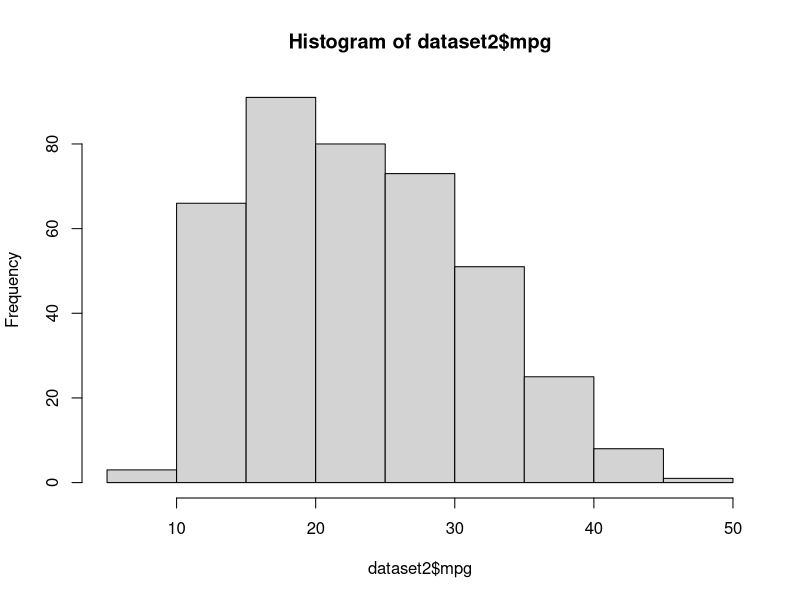
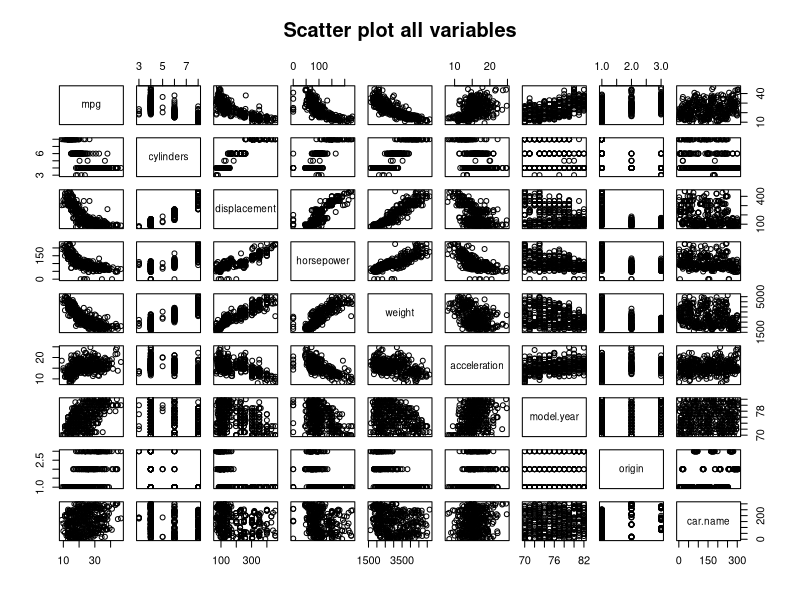
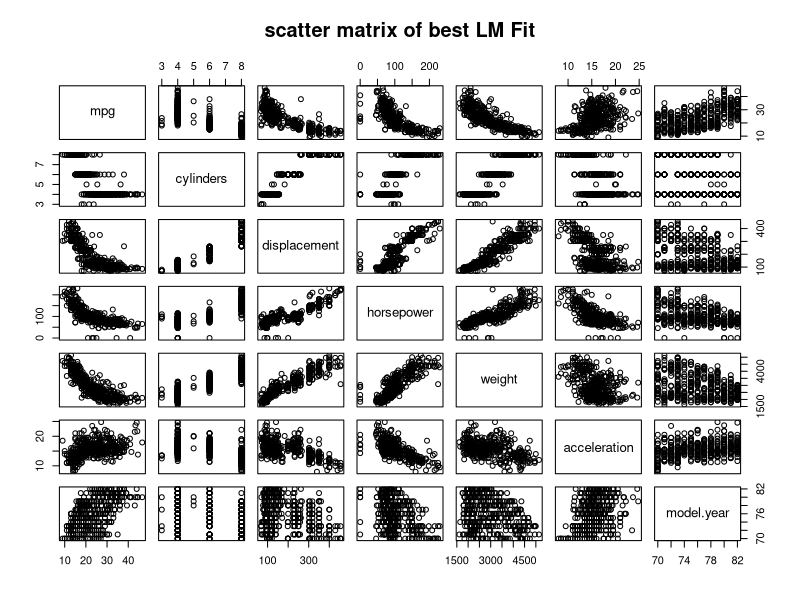

Here is the R script that generated these plots, in order: (Note: this script raises an error after producing the figures.)

# Data Mining and Machine Learning continuous Assessment
# A00279933
# by
# K R ROOPESH BHARATWAJ

#PART 2- POLYNOMIAL  REGRESSION

# Step 1: Data Preprocessing 

# 1.1 Importing the dataset

install.packages('ggplot2')
library(ggplot2)
install.packages('caTools')
library(caTools)

dataset2 =read.csv("mpg.csv",header= TRUE, sep=",")
dataset2
summary(dataset2)
set.seed(200)

# 1.2 Splitting the dataset(80% for the Train and 20% for the Test)

index <-sample(1: nrow(dataset2), size=0.8*nrow(dataset2))
train =dataset2[index,]
test= dataset2[-index,]
colnames(train)
colnames(test)
summary(dataset2$mpg)
hist(dataset2$mpg)

#  1.3 scatter matrix for each variable 

plot(dataset2[1:9], main ="Scatter plot all variables")

#  1.4 scatter matrix of best fit in Linear Model

pairs(~ mpg+ cylinders+ displacement + horsepower + weight + acceleration  + model.year, data=dataset2, main="scatter matrix of best LM Fit")


# Step 2: Fitting Polynomial Regression with best model from linear regression

# Step 2.1: Data Model 1 # with degree 2

prmodel <- lm( mpg ~ poly( cylinders,displacement , horsepower, weight, origin  ,acceleration  , model.year, degree =2, raw =T),data=train)
summary(prmodel) # Multiple R-squared:  0.8896,	Adjusted R-squared:  0.8759 

# step 2.2 Model 2 # when degree is 3

prmodel1 <- lm( mpg ~ poly( cylinders,displacement , weight, origin  ,acceleration  , model.year,degree =3, raw =T),data=train )
summary(prmodel1) #Multiple R-squared:  0.9324,	Adjusted R-squared:  0.9088 

# step 2.3 Model 3 # when degree is 4, removing Horsepower because of High P value
prmodel2 <- lm( mpg ~ poly(cylinders,displacement , weight, origin  ,acceleration  , model.year,degree =4, raw =T), data=train)
summary(prmodel2) # 0.9664,	Adjusted R-squared:  0.9211 

# step 2.4 Model 4 # when degree is 5
prmodel3 <- lm( mpg ~ poly(cylinders,displacement , weight, origin  ,acceleration  , model.year,degree =5, raw =T), data=train)
summary(prmodel3)  # Multiple R-squared:      1,	Adjusted R-squared:    NaN ### (suspicious levels)

# step 2.5 Model 5 # when degree is 10 # for checking purpose only
prmodel4 <- lm( mpg ~ poly(cylinders,displacement , weight, origin  ,acceleration  , model.year,degree =10, raw =T), data=train)
summary(prmodel4) # Multiple R-squared:      1,	Adjusted R-squared:    NaN ### ### (suspicious levels)


#RESULT MODEL 1 IS BETTER THAN ALL OTHER MODELS


# Step 3: Predicting the Test set results (Prediction on Models)

# Step 3.1 Prediction on Model 1 

prediction1 = predict(prmodel,test)
predict(prmodel,test, interval = "confidence")
predict(prmodel,test, interval = "predict")

#
# Step 3.3 Prediction on Model 3
prediction3 = predict(prmodel2,test)
predict(prmodel2,test, interval = "confidence")
predict(prmodel2,test, interval = "predict")

# Step 3.4 Prediction on Model 4
prediction4 = predict(prmodel3,test)
predict(prmodel3,test, interval = "confidence")
predict(prmodel3,test, interval = "predict")


# Step 3.4 Prediction on Model 4
prediction5 = predict(prmodel4,test)
predict(prmodel4,test, interval = "confidence")
predict(prmodel4,test, interval = "predict")

# step 3.6 RSME calculation for models

# for model 1
sqrt(mean((test$mpg - prediction1)^2)) # 2.116572 # best one with lowest RMSE 
# for model 2
sqrt(mean((test$mpg - prediction2)^2)) # 3.115849  # ok, but still high compared with 2.11 
# for model 3
sqrt(mean((test$mpg - prediction3)^2)) # 58.31147 # over fitted
# for model 4
sqrt(mean((test$mpg - prediction4)^2)) # 117849   # over fitted
# for model 5
sqrt(mean((test$mpg - prediction5)^2))  # 704280007 # over fitted

# RESULT OF PREDICTION IS model 1 is better than other model 

# STEP 4 PLOTTING 

# Plotting the predicted values for the data set using the polynomial model
# step 4.1  Plotting Training set

ggplot()+geom_point(aes(x=train$displacement + train$horsepower+ train$weight+ train$origin  +train$acceleration  + train$model.year, y= train$mpg),colour="red")+
  geom_line(aes(x= train$displacement + train$horsepower+ train$weight+ train$origin  +train$acceleration  + train$model.year, y= predict(prmodel1, newdata = train)),colour ="blue")+ggtitle('mpg vs model1 train data  of Polynomial Regression')+ylab('mpg')

# step 4.2  Plotting Testing set

ggplot()+geom_point(aes(x=test$displacement + test$horsepower+ test$weight+ test$origin  +test$acceleration  + test$model.year, y= test$mpg),colour="red")+
geom_line(aes(x= test$displacement + test$horsepower+ test$weight+ test$origin  +test$acceleration  + test$model.year, y= predict(prmodel1, newdata = test)),colour ="blue")+ggtitle('mpg vs model1 test data of Polynomial Regression')+ylab('mpg')




# Final Result:  Best Fitted Model + Prediction is MODEL-1
